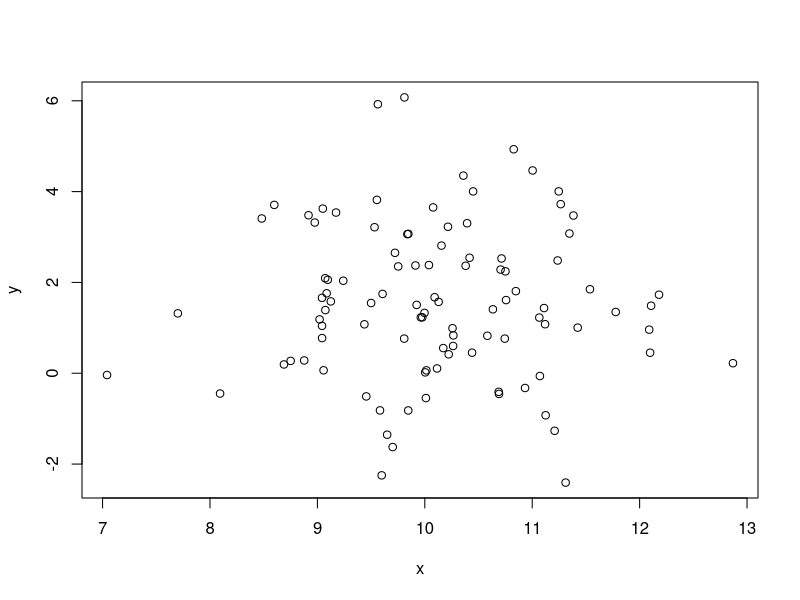

Reproduce this figure in R.
## ---- chunk 1
knitr::opts_chunk$set(echo = FALSE)
library(dplyr)
## ---- chunk 2
x <- rnorm(100, mean=10, sd=1)
y <- rnorm(100, mean=2, sd=2)
## ---- chunk 3
plot(x, y)
